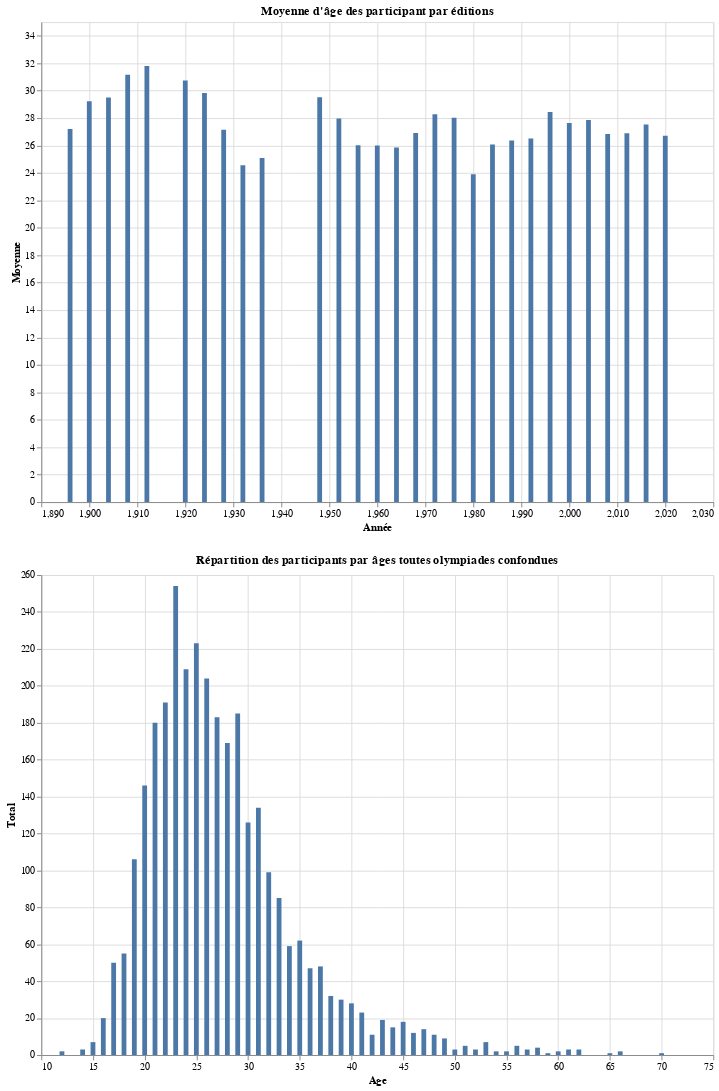

Notebook source saved alongside this figure:
### Markdown cell above
# Résultats :

### Code cell
graph1 & graph2

### Figure 1 — Vega-Lite specification as saved in the notebook (floating-point values rounded to 4 significant figures)
{"config": {"view": {"continuousWidth": 400, "continuousHeight": 300}}, "vconcat": [{"data": {"name": "data-69d91c2a813821b4f4e08de4f3a88bf8"}, "mark": "bar", "encoding": {"x": {"field": "Année", "type": "quantitative"}, "y": {"field": "Moyenne", "type": "quantitative"}}, "height": 500, "title": "Moyenne d'âge des participant par éditions", "width": 700}, {"data": {"name": "data-30899cb1d87ef7af4e0fe92504e097ff"}, "mark": "bar", "encoding": {"x": {"field": "Age", "type": "quantitative"}, "y": {"field": "Total", "type": "quantitative"}}, "height": 500, "title": "Répartition des participants par âges toutes olympiades confondues", "width": 700}], "$schema": "https://vega.github.io/schema/vega-lite/v4.17.0.json", "datasets": {"data-69d91c2a813821b4f4e08de4f3a88bf8": [{"Année": 1896, "Moyenne": 27.2}, {"Année": 1900, "Moyenne": 29.24}, {"Année": 1904, "Moyenne": 29.5}, {"Année": 1908, "Moyenne": 31.16}, {"Année": 1912, "Moyenne": 31.79}, {"Année": 1920, "Moyenne": 30.74}, {"Année": 1924, "Moyenne": 29.83}, {"Année": 1928, "Moyenne": 27.16}, {"Année": 1932, "Moyenne": 24.55}, {"Année": 1936, "Moyenne": 25.08}, {"Année": 1948, "Moyenne": 29.51}, {"Année": 1952, "Moyenne": 27.96}, {"Année": 1956, "Moyenne": 26.01}, {"Année": 1960, "Moyenne": 26.01}, {"Année": 1964, "Moyenne": 25.86}, {"Année": 1968, "Moyenne": 26.91}, {"Année": 1972, "Moyenne": 28.27}, {"Année": 1976, "Moyenne": 28.02}, {"Année": 1980, "Moyenne": 23.91}, {"Année": 1984, "Moyenne": 26.07}, {"Année": 1988, "Moyenne": 26.36}, {"Année": 1992, "Moyenne": 26.51}, {"Année": 1996, "Moyenne": 28.45}, {"Année": 2000, "Moyenne": 27.64}, {"Année": 2004, "Moyenne": 27.86}, {"Année": 2008, "Moyenne": 26.85}, {"Année": 2012, "Moyenne": 26.89}, {"Année": 2016, "Moyenne": 27.53}, {"Année": 2020, "Moyenne": 26.71}], "data-30899cb1d87ef7af4e0fe92504e097ff": [{"Age": 12.0, "Total": 2}, {"Age": 14.0, "Total": 3}, {"Age": 15.0, "Total": 7}, {"Age": 16.0, "Total": 20}, {"Age": 17.0, "Total": 50}, {"Age": 18.0, "Total": 55}, {"Age": 19.0, "Total": 106}, {"Age": 20.0, "Total": 146}, {"Age": 21.0, "Total": 180}, {"Age": 22.0, "Total": 191}, {"Age": 23.0, "Total": 254}, {"Age": 24.0, "Total": 209}, {"Age": 25.0, "Total": 223}, {"Age": 26.0, "Total": 204}, {"Age": 27.0, "Total": 183}, {"Age": 28.0, "Total": 169}, {"Age": 29.0, "Total": 185}, {"Age": 30.0, "Total": 126}, {"Age": 31.0, "Total": 134}, {"Age": 32.0, "Total": 99}, {"Age": 33.0, "Total": 85}, {"Age": 34.0, "Total": 59}, {"Age": 35.0, "Total": 62}, {"Age": 36.0, "Total": 47}, {"Age": 37.0, "Total": 48}, {"Age": 38.0, "Total": 32}, {"Age": 39.0, "Total": 30}, {"Age": 40.0, "Total": 28}, {"Age": 41.0, "Total": 23}, {"Age": 42.0, "Total": 11}, {"Age": 43.0, "Total": 19}, {"Age": 44.0, "Total": 15}, {"Age": 45.0, "Total": 18}, {"Age": 46.0, "Total": 12}, {"Age": 47.0, "Total": 14}, {"Age": 48.0, "Total": 11}, {"Age": 49.0, "Total": 9}, {"Age": 50.0, "Total": 3}, {"Age": 51.0, "Total": 5}, {"Age": 52.0, "Total": 3}, {"Age": 53.0, "Total": 7}, {"Age": 54.0, "Total": 2}, {"Age": 55.0, "Total": 2}, {"Age": 56.0, "Total": 5}, {"Age": 57.0, "Total": 3}, {"Age": 58.0, "Total": 4}, {"Age": 59.0, "Total": 1}, {"Age": 60.0, "Total": 2}, {"Age": 61.0, "Total": 3}, {"Age": 62.0, "Total": 3}, {"Age": 65.0, "Total": 1}, {"Age": 66.0, "Total": 2}, {"Age": 70.0, "Total": 1}]}}
